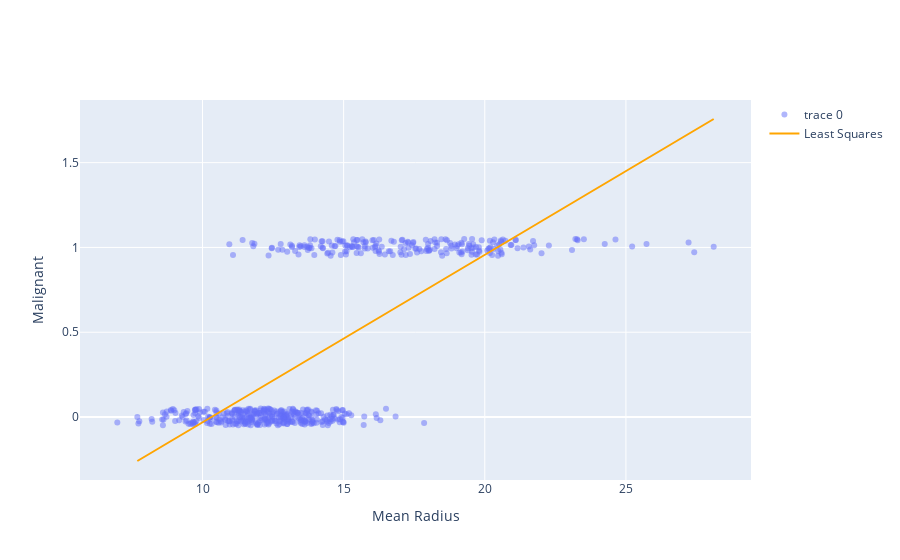

The notebook cell this image was saved under:
### Markdown cell above
How well does our model fit the data?

### Code cell
X_plt = np.expand_dims(np.linspace(X.min(), X.max(), 50),1)
model_line = go.Scatter(name="Least Squares",
    x=X_plt.flatten(), y=lin_reg.predict(X_plt), 
    mode="lines", line=dict(color="orange"))
go.Figure([points, model_line], layout=layout)

### Figure 1 — Plotly figure (JSON) as saved in the notebook; plotly's stock layout.template omitted (floating-point values rounded to 4 significant figures; data arrays with more than 128 entries replaced by an {"elided": "..."} marker saying what was removed)
{"data": [{"marker": {"opacity": 0.5}, "mode": "markers", "type": "scatter", "x": {"elided": "569 float values"}, "y": {"elided": "569 float values"}}, {"line": {"color": "orange"}, "mode": "lines", "name": "Least Squares", "type": "scatter", "x": [7.691, 8.108, 8.524, 8.941, 9.358, 9.775, 10.19, 10.61, 11.02, 11.44, 11.86, 12.27, 12.69, 13.11, 13.52, 13.94, 14.36, 14.78, 15.19, 15.61, 16.03, 16.44, 16.86, 17.28, 17.69, 18.11, 18.53, 18.94, 19.36, 19.78, 20.19, 20.61, 21.03, 21.44, 21.86, 22.28, 22.69, 23.11, 23.53, 23.94, 24.36, 24.78, 25.19, 25.61, 26.03, 26.44, 26.86, 27.28, 27.69, 28.11], "y": [-0.2593, -0.2181, -0.1769, -0.1358, -0.09463, -0.05347, -0.01231, 0.02884, 0.07, 0.1112, 0.1523, 0.1935, 0.2346, 0.2758, 0.3169, 0.3581, 0.3992, 0.4404, 0.4816, 0.5227, 0.5639, 0.605, 0.6462, 0.6873, 0.7285, 0.7697, 0.8108, 0.852, 0.8931, 0.9343, 0.9754, 1.017, 1.058, 1.099, 1.14, 1.181, 1.222, 1.264, 1.305, 1.346, 1.387, 1.428, 1.469, 1.51, 1.552, 1.593, 1.634, 1.675, 1.716, 1.757]}], "layout": {"xaxis": {"title": {"text": "Mean Radius"}}, "yaxis": {"title": {"text": "Malignant"}}}}
